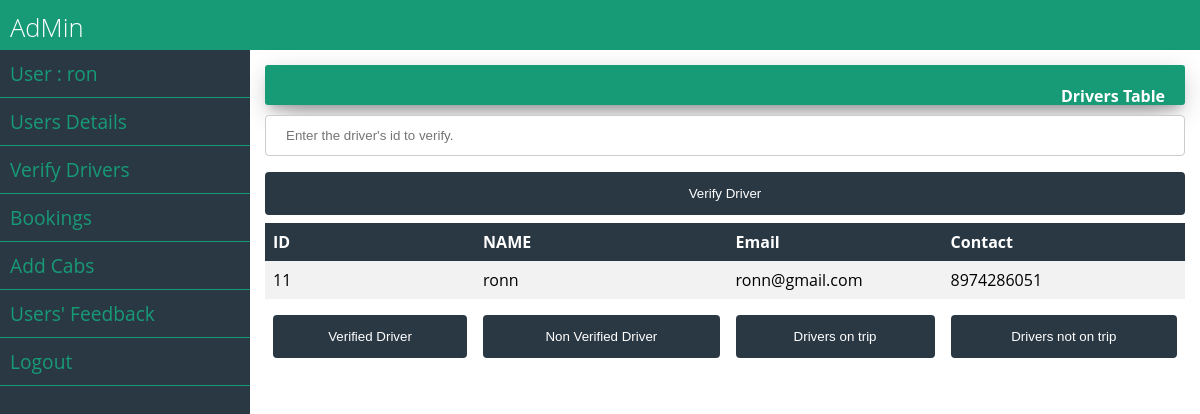
Page /VerifyDri.php (signed in) on the committed database.
### tables this page shows
CREATE TABLE `driver` (
  `driver_id` int(11) NOT NULL,
  `unique_id` varchar(23) NOT NULL,
  `name` varchar(50) NOT NULL,
  `email` varchar(100) NOT NULL,
  `contact` char(10) NOT NULL,
  `license` longblob,
  `permit` longblob,
  `rc` longblob NOT NULL,
  `car_name` varchar(30) NOT NULL,
  `stat` tinyint(1) NOT NULL,
  `ontrip` tinyint(1) NOT NULL,
  `verified` tinyint(1) NOT NULL,
  `dawg_tag` varchar(100) NOT NULL,
  `insurance` longblob,
  `encrypted_password` varchar(80) NOT NULL,
  `salt` varchar(10) NOT NULL,
  `longitude` double(10,7) NOT NULL,
  `latitude` double(10,7) NOT NULL
);

### VerifyDri.php (the view, shortened to what this page needs)
<html>
<head>
  <link rel="stylesheet" type="text/css" href="css/main.css">
</head>
<body>
    <form action="VerifyDri.php" method="POST">
<div id="header">
  <div class="logo">
  <a href="#">Ad<span>Min</span></a>
</div>
</div>
<div id="container">
  <div class="sidebar">
    <ul id="nav">
      <li><a href="#">User : <?php echo $_SESSION['a_name']; ?> </a></li>
      <li><a href="dashboard.php">Users Details</a></li>
      <li><a href="VerifyDri.php">Verify Drivers</a></li>
      <li><a href="Booking.php">Bookings</a></li>
      <li><a href="Cabs.php">Add Cabs</a></li>
      <li><a href="Driverfeedback.php">Users' Feedback</a></li>
      <li><a href="logout.php">Logout</a></li>
    </ul>
  </div>
  <div class="content">
    <div class="card">
    <div class="card-header">
	    <h4 class="title">Drivers Table</h4>
    </div>
     <div class="card-content">
 	    <input type="text" name="id" placeholder="Enter the driver's id to verify.">
       <input type="submit" value="Verify Driver" name="verify">
 	  </div>
      <div class="card-content table-responsive">
        <table>
          <tr>
            <th>ID</th>
            <th>NAME</th>
            <th>Email</th>
			<th>Contact</th>
          </tr>
            <?php
            $con=mysqli_connect("localhost","id4173357_root","","id4173357_localhost");
            if(isset($_POST['veri'])){
          		    $query=mysqli_query($con,"select * from driver where verified=1");
          				while($row = mysqli_fetch_array($query)) {
          					$id=$row['driver_id'];
          					$name=$row['name'];
          					$email=$row['email'];
          					$contact=$row['contact'];
          					echo "<tr><td>$id</td>";
          					echo "<td>$name</td>";
          					echo "<td>$email</td>";
          					echo "<td>$contact</td>";
          			}
          			echo "</tr>";
            }else{
                $query=mysqli_query($con,"select * from driver");
          				while($row = mysqli_fetch_array($query)) {
          					$id=$row['driver_id'];
          					$name=$row['name'];
          					$email=$row['email'];
          					$contact=$row['contact'];
          					echo "<tr><td>$id</td>";
          					echo "<td>$name</td>";
          					echo "<td>$email</td>";
          					echo "<td>$contact</td>";
          				}
          			echo "</tr>";
            }
            ?>
            <tr>
                <td><input type="submit" value="Verified Driver" name="veri"></td>
                <td><input type="submit" value="Non Verified Driver" name="nonveri"></td>
                <td><input type="submit" value="Drivers on trip" name="ontri"></td>
                <td><input type="submit" value="Drivers not on trip" name="nontri"></td>
            </tr>
		  </table>
      </div>
  </div>
</div>
</div>
</form>
</body>
</html>

### css/main.css (style rules this page uses)
*, *:before, *:after { margin: 0; padding: 0; box-sizing: border-box; }
body { font-family: 'Open Sans'; }
div#header { width:100%; height:50px; background-color: #179b77; margin: 0 auto; }
a { text-decoration: none; }
.logo { float: left; margin-top:10px; margin-left: 10px; font-size: 1.6em; color: #fff; font-weight: 300; }
.logo a { font-size: 1em; color: #fff; }
div#container { width: 100%; margin: 0 auto; }
.sidebar { float: left; width: 250px; background-color:rgba(19, 35, 47, 0.9); height:100%; }
.content { width: auto; height:100%; margin-left: 250px; background: #fff; padding: 15px; }
ul#nav li { list-style:none; }
ul#nav li a { color: #179b77; display: block; padding: 10px; font-size: 1.2em; border-bottom: 1px solid #179b77; -webkit-transition:.2s; -moz-transition:.2s; -o-transition:.2s; transition:.2s; }
.card .card-header { box-shadow: 0 15px 30px -12px rgba(0, 0, 0, 0.42), 0 4px 25px 0px rgba(0, 0, 0, 0.12), 0 8px 10px -5px rgba(0, 0, 0, 0.2); border-radius: 3px; padding: 20px; background-color: #179b77; }
.card .card-header .title { float: RIGHT; color: #FFFFFF; }
input[type=text] { width: 100%; padding: 12px 20px; margin: 8px 0; display: inline-block; border: 1px solid #ccc; border-radius: 4px; box-sizing: border-box; }
input[type=submit] { width: 100%; background-color:rgba(19, 35, 47, 0.9); color: white; padding: 14px 20px; margin: 8px 0; border: none; border-radius: 4px; cursor: pointer; }
table { border-collapse: collapse; width: 100%; }
th, td { text-align: left; padding: 8px; }
tr:nth-child(even) { background-color: #f2f2f2 }
th { background-color:rgba(19, 35, 47, 0.9); color: white; }

### rows in the picture
driver: driver_id "11", name "ronn", email "ronn@gmail.com", contact "8974286051"

### other values in the picture
$_SESSION['a_name'] "ron"
